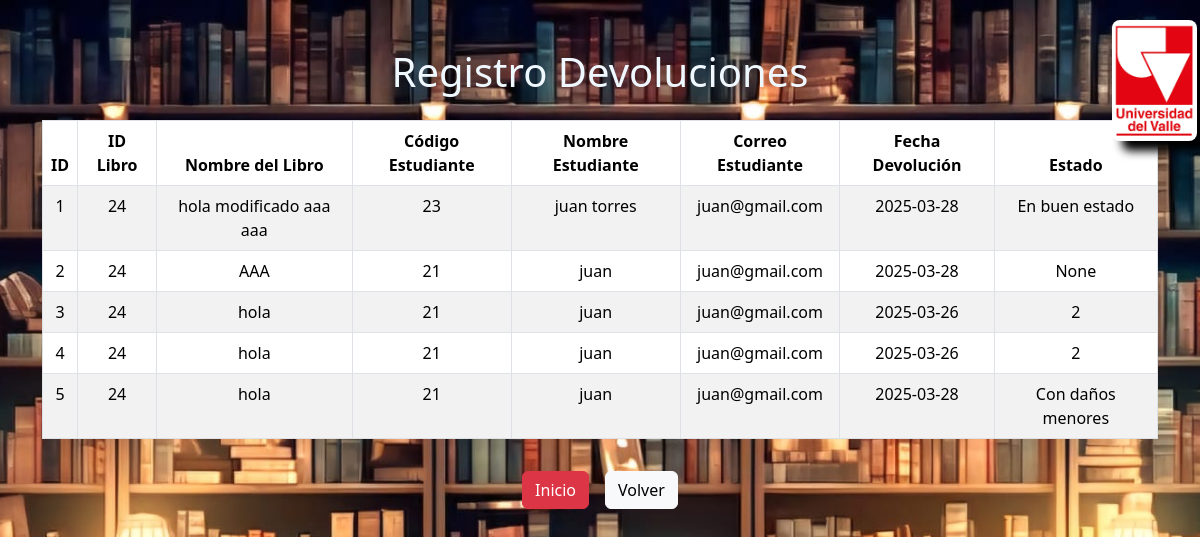
Page /consultarDevolucion on the committed database.
### models.py (models this page shows, shortened)
class Devolucion(db.Model):
    __tablename__ = 'Devolucion'
    id = db.Column(db.Integer, primary_key=True)
    IDLibro = db.Column(db.String(150), nullable=False)
    nombreLibro= db.Column(db.String(150), nullable=False)
    codigoEstudiante = db.Column(db.String(150), nullable=False)
    nombreEstudiante = db.Column(db.String(150), nullable=False)
    correoEstudiante = db.Column(db.String(150), nullable=False)
    fechaDevolucion = db.Column(db.Date, nullable=False)
    estado = db.Column(db.String(150), nullable=False)

### app.py (the view)
@app.route('/consultarDevolucion', methods=['GET', 'POST'])
def consultarDevolucion():
    devoluciones = db.session.query(
        Devolucion.id.label('id'),
        Devolucion.IDLibro.label('IDLibro'),
        Devolucion.nombreLibro.label('nombreLibro'),
        Devolucion.codigoEstudiante.label('codigoEstudiante'),
        Devolucion.nombreEstudiante.label('nombreEstudiante'),
        Devolucion.correoEstudiante.label('correoEstudiante'),
        Devolucion.fechaDevolucion.label('fechaDevolucion'),
        Devolucion.estado.label('estado')
    ).all()
    return render_template('consultarDevolucion.html', devoluciones=devoluciones)

### templates/consultarDevolucion.html (shortened to what this page needs)
<!DOCTYPE html>
<html lang="es">
<head>
    <link href="https://cdn.jsdelivr.net/npm/bootstrap@5.3.3/dist/css/bootstrap.min.css" rel="stylesheet">
    <link rel="stylesheet" href="{{ url_for('static', filename='css/style.css') }}">
</head>
<body class="background-image" style="background-image: url('static/images/libreria1.jpeg')">
    <div class="container mt-5">
        <div class="text-center">
            <h1 class="mb-4 " style="color: aliceblue;">Registro Devoluciones</h1>
            <div class="table-responsive">
                <table class="table table-striped table-bordered">
                    <thead>
                        <tr>
                            <th>ID</th>
                            <th>ID Libro</th>
                            <th>Nombre del Libro</th>
                            <th>Código Estudiante</th>
                            <th>Nombre Estudiante</th>
                            <th>Correo Estudiante</th>
                            <th>Fecha Devolución</th>
                            <th>Estado</th>
                        </tr>
                    </thead>
                    <tbody>
                        {% for devolucion in devoluciones %}
                        <tr>
                            <td>{{ devolucion.id }}</td>
                            <td>{{ devolucion.IDLibro }}</td>
                            <td>{{ devolucion.nombreLibro }}</td>
                            <td>{{ devolucion.codigoEstudiante }}</td>
                            <td>{{ devolucion.nombreEstudiante }}</td>
                            <td>{{ devolucion.correoEstudiante }}</td>
                            <td>{{ devolucion.fechaDevolucion }}</td>
                            <td>{{devolucion.estado}}</td>
                        </tr>
                        {% endfor %}
                    </tbody>
                </table>
            </div>
            <div class="d-flex justify-content-center gap-3 mt-3">
                <a href="{{ url_for('index') }}" class="btn btn-danger">Inicio</a>
                <a href="{{ url_for('devoluciones') }}" class="btn btn-light">Volver</a>
            </div>
        </div>
    </div>
    <img class="imagen" src="{{ url_for('static', filename='images/univalle.png') }}" alt="Logo Univalle">
</body>
</html>

### static/css/style.css (style rules this page uses)
body { background-size: cover; background-position: center; background-repeat: no-repeat; background-attachment: fixed; margin: 0; padding: 0; overflow-x: hidden; min-height: 100vh; }
.background-image { background-size: cover; background-position: center; background-repeat: no-repeat; background-attachment: fixed; margin: 0; padding: 0; overflow-x: hidden; min-height: 100vh; }
.imagen { position: absolute; top: 20px; right: 3px; width: 85px; height: auto; border-radius: 8px; box-shadow: 10px 10px 10px black; }

### rows in the picture
Devolucion: id "1", IDLibro "24", nombreLibro "hola modificado aaa aaa", codigoEstudiante "23", nombreEstudiante "juan torres", correoEstudiante "juan@gmail.com", fechaDevolucion "2025-03-28", estado "En buen estado"
Devolucion: id "2", IDLibro "24", nombreLibro "AAA", codigoEstudiante "21", nombreEstudiante "juan", correoEstudiante "juan@gmail.com", fechaDevolucion "2025-03-28", estado "None"
Devolucion: id "3", IDLibro "24", nombreLibro "hola", codigoEstudiante "21", nombreEstudiante "juan", correoEstudiante "juan@gmail.com", fechaDevolucion "2025-03-26", estado "2"
Devolucion: id "4", IDLibro "24", nombreLibro "hola", codigoEstudiante "21", nombreEstudiante "juan", correoEstudiante "juan@gmail.com", fechaDevolucion "2025-03-26", estado "2"
Devolucion: id "5", IDLibro "24", nombreLibro "hola", codigoEstudiante "21", nombreEstudiante "juan", correoEstudiante "juan@gmail.com", fechaDevolucion "2025-03-28", estado "Con daños menores"
